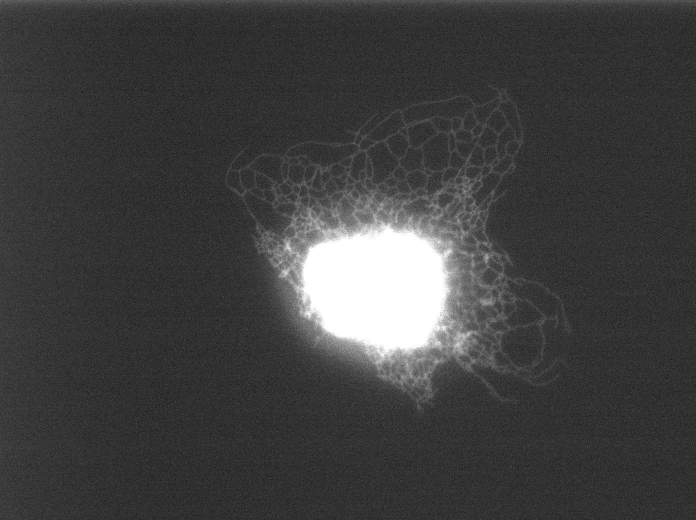
#> input picture ipa/processing/segmentation/segmentation_sim_wfm/ERNet/testdata/input/190624_COS7_3_LAMP1-mCherry_ER-YFP_optokin_2s_40x_1pt5_01_2_MMStack_Pos0-10000.png, 1392 x 1040 px (shown at 1/2 size)
$ python -i cli_demo.py   (imports and definitions only)
#> lines starting #> are read from the running program, lines starting #| are printed output that depends on the picture
#> further down, picture is the input picture: shape (1040, 1392); min 2, max 255, mean 63.8
#!/usr/bin/env python3
# -*- coding: utf-8 -*-
"""
Simple CLI demo for SIM Mitochondria Segmentation
Usage: python cli_demo.py --input path/to/image.tif [options]
"""

import argparse
import numpy as np
from pathlib import Path
import tifffile
import time
from scipy import ndimage as ndi
from skimage import transform, filters, morphology, measure
import time
import warnings
# [1 line not run here, left out]


def mito_sim_segmentation(image_data,
                         output_dir=None,
                         downsample_factor=4,
                         gaussian_sigma1=1.0,
                         gaussian_sigma2=2.0,
                         laplacian_weight=0.5,
                         min_object_size_3d=50,
                         min_object_size_2d=20,
                         morphology_ball_size=1,
                         max_z_layers=None,
                         max_crop_size=1024,
                         verbose=True):
    """
    Fast SIM image mitochondria segmentation with adjustable parameters

    Parameters:
    -----------
    image_data : numpy.ndarray
        Input image data (2D or 3D)
    output_dir : str or Path, optional
        Output directory for results
    downsample_factor : int, default=4
        Downsampling factor for processing speed
    gaussian_sigma1 : float, default=1.0
        First Gaussian filter sigma for enhancement
    gaussian_sigma2 : float, default=2.0
        Second Gaussian filter sigma for enhancement
    laplacian_weight : float, default=0.5
        Weight for Laplacian enhancement
    min_object_size_3d : int, default=50
        Minimum object size for 3D morphological cleanup
    min_object_size_2d : int, default=20
        Minimum object size for 2D morphological cleanup
    morphology_ball_size : int, default=1
        Size of morphological ball/disk for opening operation
    max_z_layers : int, optional
        Maximum Z layers to process (None = all layers)
    max_crop_size : int, default=1024
        Maximum crop size for X-Y dimensions
    verbose : bool, default=True
        Print processing information

    Returns:
    --------
    dict : Dictionary containing results
        - 'mask': Final binary mask (0-1 values, original size)
        - 'middle_slice_original': Original middle slice
        - 'middle_slice_mask': Mask middle slice
        - 'num_objects': Number of detected objects
        - 'processing_time': Total processing time
    """
#> called with downsample_factor = 4, gaussian_sigma1 = 1, gaussian_sigma2 = 2, laplacian_weight = 0.5, min_object_size_3d = 50, min_object_size_2d = 20, morphology_ball_size = 1, max_crop_size = 1024

    if verbose:
        print("🚀 Fast SIM Mitochondria Segmentation")
        print("=" * 40)

    start_time = time.time()

    # Setup output directory
    if output_dir is None:
        output_dir = Path.cwd() / "mitochondria_results"
    else:
        output_dir = Path(output_dir)
    output_dir.mkdir(exist_ok=True)

    # Step 1: Image preprocessing
    if verbose:
        print("\n📂 Step 1: Image Preprocessing")

    original_image = image_data.copy()

    if verbose:
        print(f"   Original size: {original_image.shape}")
#|    Original size: (1040, 1392)
        print(f"   Original data size: {original_image.nbytes / 1024**3:.2f} GB")
#|    Original data size: 0.00 GB

    # Save original shape and crop information
    original_shape = original_image.shape
#> original_shape = (1040, 1392)
    crop_info = None

    # Create processing image copy
    image_array = original_image.copy()

    # Select central region and downsample
    if len(image_array.shape) == 3:
        # Select Z slices based on max_z_layers parameter
        if max_z_layers is not None and max_z_layers < image_array.shape[0]:
            z_center = image_array.shape[0] // 2
            z_range = min(max_z_layers, image_array.shape[0])
            z_start = max(0, z_center - z_range // 2)
            z_end = min(image_array.shape[0], z_start + z_range)
            image_array = image_array[z_start:z_end]
            if verbose:
                print(f"   Selected Z layers: {z_start}-{z_end} (center region)")
        else:
            # Use all Z layers
            z_start = 0
            z_end = image_array.shape[0]
            if verbose:
                print(f"   Using all Z layers: 0-{z_end}")

        # Record Z cropping info
        z_crop_info = (z_start, z_end, original_shape[0])

        # Crop central region
        h, w = image_array.shape[1:]
        if h > max_crop_size or w > max_crop_size:
            center_h, center_w = h // 2, w // 2
            crop_size = max_crop_size
            start_h = max(0, center_h - crop_size // 2)
            end_h = min(h, start_h + crop_size)
            start_w = max(0, center_w - crop_size // 2)
            end_w = min(w, start_w + crop_size)

            image_array = image_array[:, start_h:end_h, start_w:end_w]
            crop_info = (start_h, end_h, start_w, end_w, h, w)
            if verbose:
                print(f"   Crop region: H[{start_h}:{end_h}], W[{start_w}:{end_w}]")
        else:
            crop_info = None
            z_crop_info = (z_start, z_end, original_shape[0])

        if verbose:
            print(f"   Shape after cropping: {image_array.shape}")

        # Downsample
        if downsample_factor > 1:
            downsampled_shape = (image_array.shape[0],
                               image_array.shape[1] // downsample_factor,
                               image_array.shape[2] // downsample_factor)
            image_array = transform.resize(image_array, downsampled_shape,
                                         preserve_range=True,
                                         anti_aliasing=True).astype('uint16')
    else:
        crop_info = None
        z_crop_info = None

    print(f"   Final processing size: {image_array.shape}")
#|    Final processing size: (1040, 1392)
    print(f"   Processing data size: {image_array.nbytes / 1024**2:.1f} MB")
#|    Processing data size: 1.4 MB

    # Step 2: Fast vessel enhancement (simplified Frangi)
    print("\n🔍 Step 2: Fast Vessel Enhancement")

    if len(image_array.shape) == 3:
        # Process 3D
        enhanced = np.zeros_like(image_array, dtype='float32')

        for i, slice_2d in enumerate(image_array):
            if i % 5 == 0:
                print(f"   Processing slice {i+1}/{len(image_array)}")

            # Simplified tubular structure enhancement
            gaussian1 = ndi.gaussian_filter(slice_2d.astype('float32'), sigma=gaussian_sigma1)
            gaussian2 = ndi.gaussian_filter(slice_2d.astype('float32'), sigma=gaussian_sigma2)

            # Calculate Laplacian response
            laplacian = ndi.laplace(gaussian1)

            # Combine different scales
            enhanced_slice = gaussian1 - gaussian2 + np.abs(laplacian) * laplacian_weight
            enhanced_slice[enhanced_slice < 0] = 0

            enhanced[i] = enhanced_slice
    else:
        # Process 2D
        gaussian1 = ndi.gaussian_filter(image_array.astype('float32'), sigma=gaussian_sigma1)
        gaussian2 = ndi.gaussian_filter(image_array.astype('float32'), sigma=gaussian_sigma2)
        laplacian = ndi.laplace(gaussian1)
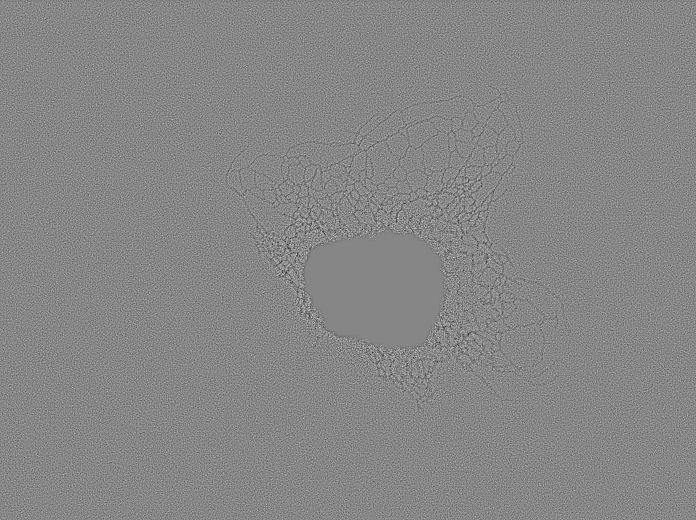
#> laplacian: shape (1040, 1392) float32 (shown at 1/2 size); min -25.42, max 22.75, mean 0; drawn with min black and max white
        enhanced = gaussian1 - gaussian2 + np.abs(laplacian) * laplacian_weight
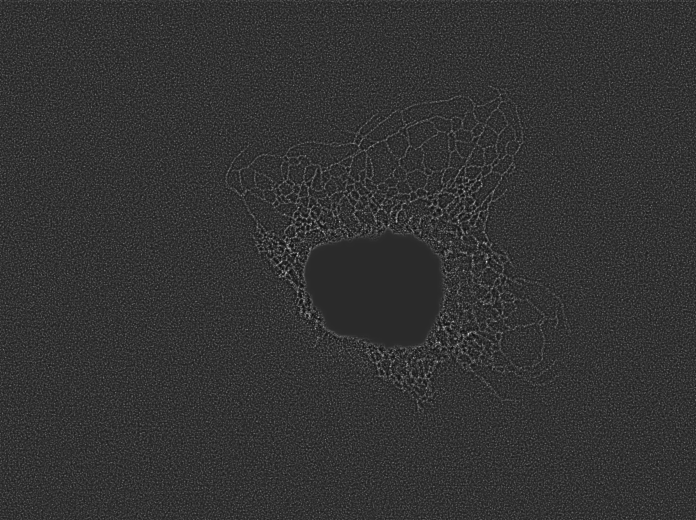
#> enhanced: shape (1040, 1392) float32 (shown at 1/2 size); min -6.75, max 33.3, mean 1.4; drawn with min black and max white
        enhanced[enhanced < 0] = 0
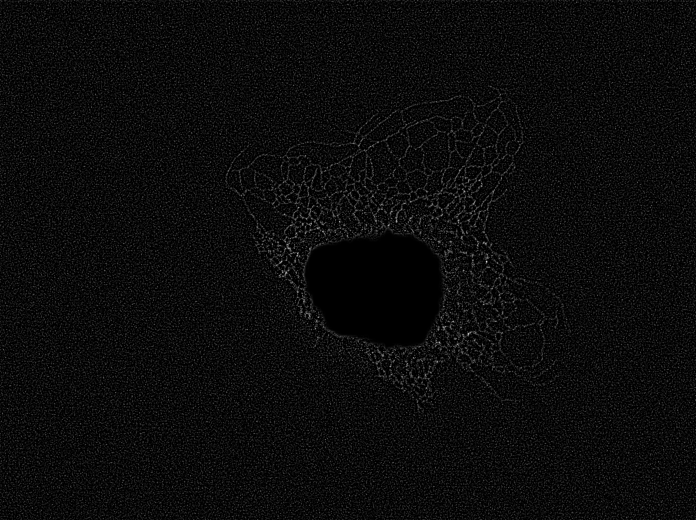
#> enhanced: shape (1040, 1392) float32 (shown at 1/2 size); min 0, max 33.3, mean 1.6; drawn with min black and max white

    print("   ✅ Vessel enhancement completed")

    # Step 3: Fast segmentation
    print("\n🎯 Step 3: Fast Segmentation")

    # Adaptive threshold
    threshold = filters.threshold_otsu(enhanced[enhanced > 0])
#> threshold = 3.32
    print(f"   Using threshold: {threshold:.3f}")
#|    Using threshold: 3.317

    # Binarization
    binary = enhanced > threshold
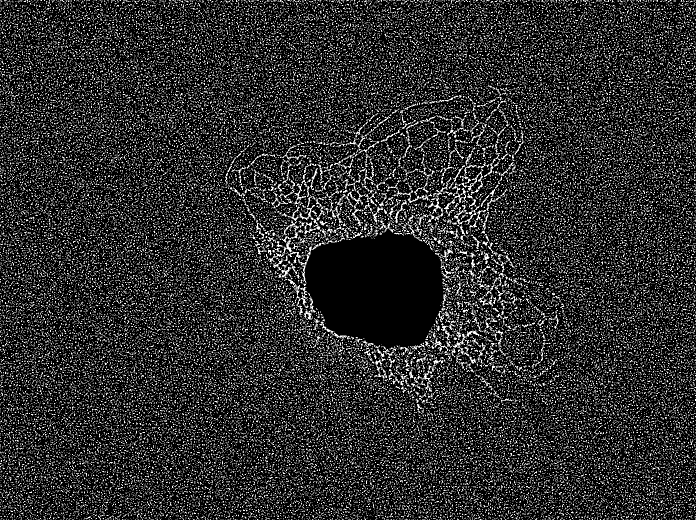
#> binary: shape (1040, 1392) bool (shown at 1/2 size); 17.5% white in thin lines or dots

    # Morphological cleanup
    if len(binary.shape) == 3:
        # 3D morphological operations
        binary = morphology.remove_small_objects(binary, min_size=min_object_size_3d)
        binary = ndi.binary_fill_holes(binary)
        binary = morphology.binary_opening(binary, morphology.ball(morphology_ball_size))
    else:
        # 2D morphological operations
        binary = morphology.remove_small_objects(binary, min_size=min_object_size_2d)
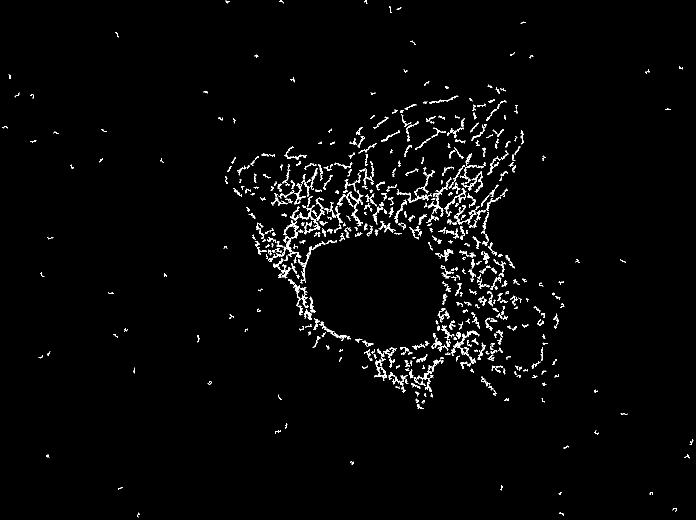
#> binary: shape (1040, 1392) bool (shown at 1/2 size); 2.1% white in thin lines or dots
        binary = ndi.binary_fill_holes(binary)
#> binary: shape (1040, 1392) bool; 2.2% white in thin lines or dots
        binary = morphology.binary_opening(binary, morphology.disk(morphology_ball_size))
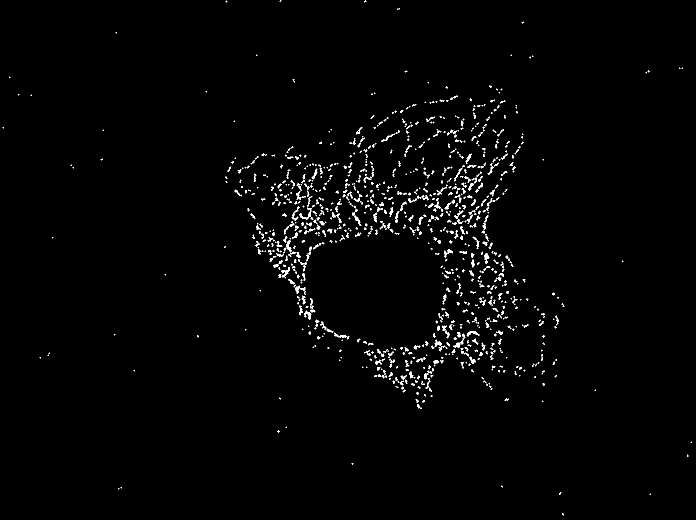
#> binary: shape (1040, 1392) bool (shown at 1/2 size); 1.5% white in thin lines or dots

    # Connected component labeling
    labels = measure.label(binary)
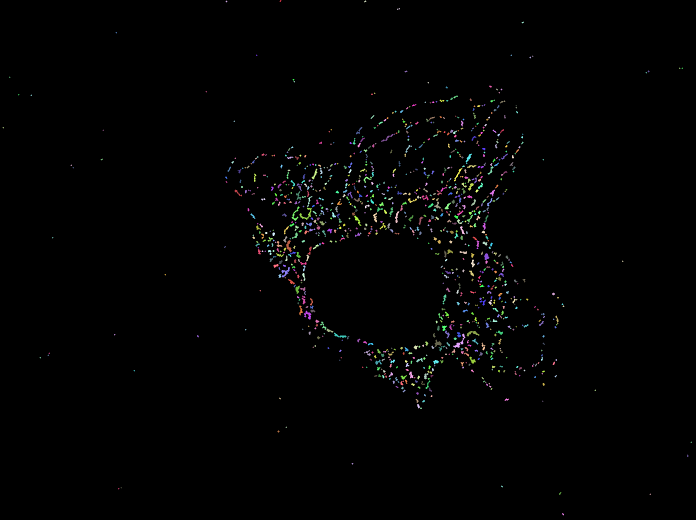
#> labels: shape (1040, 1392) int32 (shown at 1/2 size); 1061 distinct labels, from 0 to 1060; one colour per label, 0 black

    # Statistics
    num_objects = len(np.unique(labels)) - 1  # Exclude background
#> num_objects = 1060
    print(f"   Detected {num_objects} mitochondria structures")
#|    Detected 1060 mitochondria structures

    # Step 4: Map results back to original image size
    print("\n🔄 Step 4: Mapping Results to Original Size")

    # Create result arrays with original image size
    final_mask = np.zeros(original_shape, dtype='uint8')

    if len(original_shape) == 3:
        # Upsample to pre-crop size
        if downsample_factor > 1:
            # Calculate upsampled shape
            upsampled_shape = (image_array.shape[0],
                             image_array.shape[1] * downsample_factor,
                             image_array.shape[2] * downsample_factor)

            print(f"   Upsampling to size: {upsampled_shape}")

            # Upsample binary mask
            binary_upsampled = transform.resize(binary.astype('float32'), upsampled_shape,
                                              preserve_range=True,
                                              anti_aliasing=False,
                                              order=0) > 0.5
        else:
            binary_upsampled = binary

        # Map back to original image region
        if crop_info is not None and z_crop_info is not None:
            start_h, end_h, start_w, end_w, orig_h, orig_w = crop_info
            z_start, z_end, orig_z = z_crop_info

            # Ensure size matching
            actual_h = min(binary_upsampled.shape[1], end_h - start_h)
            actual_w = min(binary_upsampled.shape[2], end_w - start_w)
            actual_z = min(binary_upsampled.shape[0], z_end - z_start)

            final_mask[z_start:z_start+actual_z,
                      start_h:start_h+actual_h,
                      start_w:start_w+actual_w] = binary_upsampled[:actual_z, :actual_h, :actual_w]

            print(f"   Mapped to original region: Z[{z_start}:{z_start+actual_z}], H[{start_h}:{start_h+actual_h}], W[{start_w}:{start_w+actual_w}]")
        elif z_crop_info is not None:
            # No cropping, directly place in Z range
            z_start, z_end, orig_z = z_crop_info
            actual_z = min(binary_upsampled.shape[0], z_end - z_start)

            final_mask[z_start:z_start+actual_z] = binary_upsampled[:actual_z]

            print(f"   Mapped to original Z layers: [{z_start}:{z_start+actual_z}]")

    # Save final binary mask (0-1 values)
    tifffile.imwrite(Path(output_dir) / "mitochondria_mask.tif", final_mask)

    print(f"   ✅ Final mask saved with original size: {original_shape}")
#|    ✅ Final mask saved with original size: (1040, 1392)

    # Count final objects
    final_num_objects = len(np.unique(measure.label(final_mask))) - 1
#> final_num_objects = 0
    print(f"   Final detected objects: {final_num_objects}")
#|    Final detected objects: 0

    # Step 5: Generate middle slice visualization
    print("\n🖼️  Step 5: Generate Middle Slice Visualization")

    # Get middle slice from original and final mask
    if len(original_shape) == 3:
        mid_z = original_shape[0] // 2
        original_slice = original_image[mid_z]
        mask_slice = final_mask[mid_z]

        print(f"   Middle slice: Z={mid_z}")
    else:
        original_slice = original_image
        mask_slice = final_mask

    # Save middle slice visualization
    tifffile.imwrite(Path(output_dir) / "middle_slice_original.tif", original_slice)
    tifffile.imwrite(Path(output_dir) / "middle_slice_mask.tif", mask_slice * 255)  # 0-255 for visualization

    print(f"   ✅ Middle slice visualization saved")

    total_time = time.time() - start_time

    if verbose:
        print(f"\n🎉 Fast segmentation completed!")
        print(f"📁 Results saved in: {output_dir}")
        print(f"⏱️  Total time: {total_time:.1f} seconds")
        print(f"📊 Detected {final_num_objects} mitochondria structures")
#| 📊 Detected 0 mitochondria structures

    # Return results dictionary
    results = {
        'mask': final_mask,
        'middle_slice_original': original_slice,
        'middle_slice_mask': mask_slice,
        'num_objects': final_num_objects,
        'processing_time': total_time,
        'output_dir': str(output_dir)
    }

    return results


# [139 lines left out: function main, not called in this run]

# [2 lines not run here, left out]

>>> import cv2
>>> picture = cv2.imread('../ERNet/testdata/input/190624_COS7_3_LAMP1-mCherry_ER-YFP_optokin_2s_40x_1pt5_01_2_MMStack_Pos0-10000.png', cv2.IMREAD_GRAYSCALE)
>>> result = mito_sim_segmentation(picture)
#> result = 6 items

$ run again, on ipa/processing/segmentation/segmentation_sim_wfm/ERNet/testdata/input/190624_COS7_3_LAMP1-mCherry_ER-YFP_optokin_2s_40x_1pt5_01_2_MMStack_Pos0-10125.png
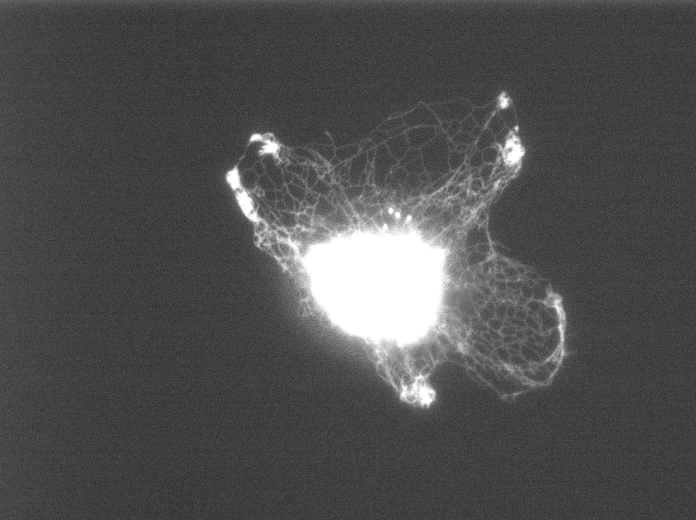
#> input picture ipa/processing/segmentation/segmentation_sim_wfm/ERNet/testdata/input/190624_COS7_3_LAMP1-mCherry_ER-YFP_optokin_2s_40x_1pt5_01_2_MMStack_Pos0-10125.png, 1392 x 1040 px (shown at 1/2 size)
#> picture is the input picture: shape (1040, 1392); min 9, max 255, mean 79.6
#|    Original size: (1040, 1392)
#|    Original data size: 0.00 GB
#|    Final processing size: (1040, 1392)
#|    Processing data size: 1.4 MB
#> threshold = 3.87
#|    Using threshold: 3.869
#> in mito_sim_segmentation, `binary = enhanced > threshold`:
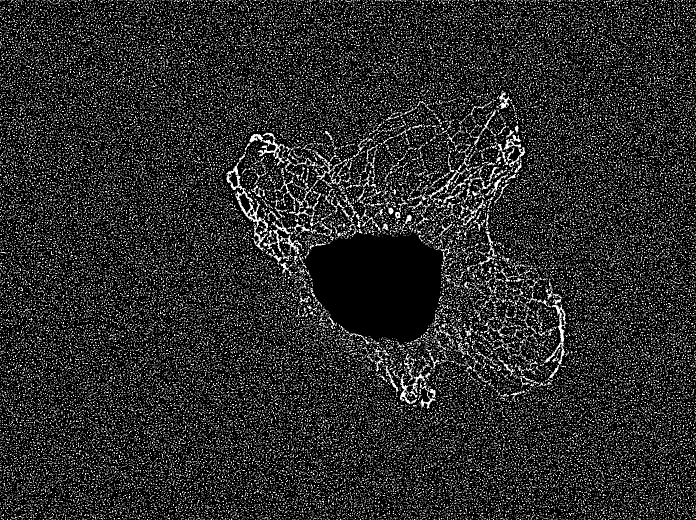
#> binary: shape (1040, 1392) bool (shown at 1/2 size); 16.4% white in thin lines or dots
#> in mito_sim_segmentation, `labels = measure.label(binary)`:
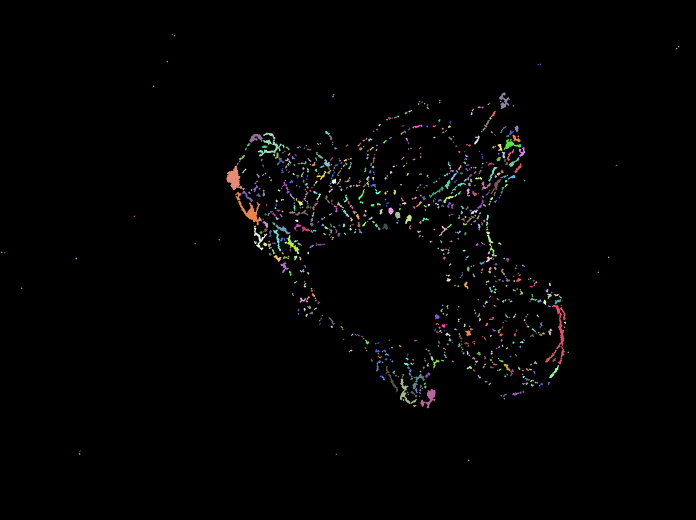
#> labels: shape (1040, 1392) int32 (shown at 1/2 size); 892 distinct labels, from 0 to 891; one colour per label, 0 black
#> num_objects = 891
#|    Detected 891 mitochondria structures
#|    ✅ Final mask saved with original size: (1040, 1392)
#|    Final detected objects: 0
#| 📊 Detected 0 mitochondria structures
#> result = 6 items
